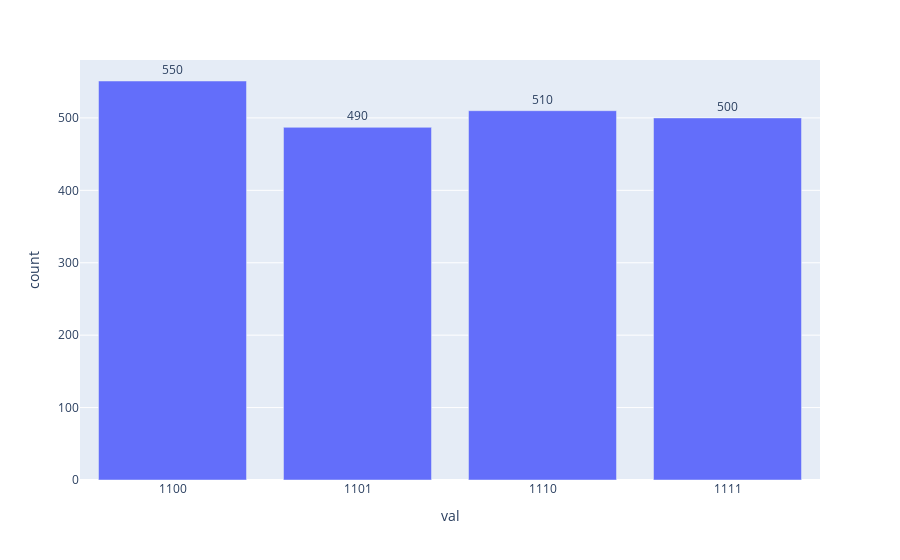

The code cell stored with this chart in its notebook:
### Markdown cell above
We encoded 1011 (11 in decimal), so we should end with 

* 1100 (12)
* 1101 (13)
* 1110 (14)
* 1111 (15)

### Code cell
############# CIRCUIT SIMULATION #################
aer_sim = Aer.get_backend('aer_simulator')
aer_sim.set_options(device='CPU')
transpiled_qc = transpile(qc, aer_sim)

shots = 2**(len_b+7) #we repeat the simulation 2048 times
job = aer_sim.run(transpiled_qc, shots=shots)

############# CODE FOR PLOTTING ####################
hist = job.result().get_counts() #simulation output
sort_hist = sorted(hist.items()) #So that the plotting puts everything in the same increasing order of basis
n_hist = {k:v for k,v in sort_hist}

results = {'val':n_hist.keys(),'count':n_hist.values()} #change the formatting of the data to match plotly

fig = px.bar(results, x="val", y="count", text="count")
fig.update_traces(texttemplate='%{text:.2s}', textposition='outside')
fig.update_layout(uniformtext_minsize=6, uniformtext_mode='show')
fig.show()

############## CODE FOR LISTING THE RESULTS #####################
trig = []
max_c = max(results['count'])
for i,j in zip(results['val'],results['count']):
    if int(j) > max_c-0.33*max_c: #only consideres values that are higher than one third less
        trig.append({'index_dec':int(i,2),'index_bin':i,'counts':j})

for t in trig:
    print(f"Output, binary:  {t['index_bin']}; decimal: {t['index_dec']}")

### Figure 1 — Plotly figure (JSON) as saved in the notebook; plotly's stock layout.template omitted (floating-point values rounded to 4 significant figures)
{"data": [{"alignmentgroup": "True", "hovertemplate": "val=%{x}<br>count=%{text}<extra></extra>", "legendgroup": "", "marker": {"color": "#636efa", "pattern": {"shape": ""}}, "name": "", "offsetgroup": "", "orientation": "v", "showlegend": false, "text": ["551", "487", "510", "500"], "textposition": "outside", "texttemplate": "%{text:.2s}", "type": "bar", "x": ["1100", "1101", "1110", "1111"], "xaxis": "x", "y": [551, 487, 510, 500], "yaxis": "y"}], "layout": {"barmode": "relative", "legend": {"tracegroupgap": 0}, "margin": {"t": 60}, "uniformtext": {"minsize": 6, "mode": "show"}, "xaxis": {"anchor": "y", "domain": [0, 1], "title": {"text": "val"}}, "yaxis": {"anchor": "x", "domain": [0, 1], "title": {"text": "count"}}}}
